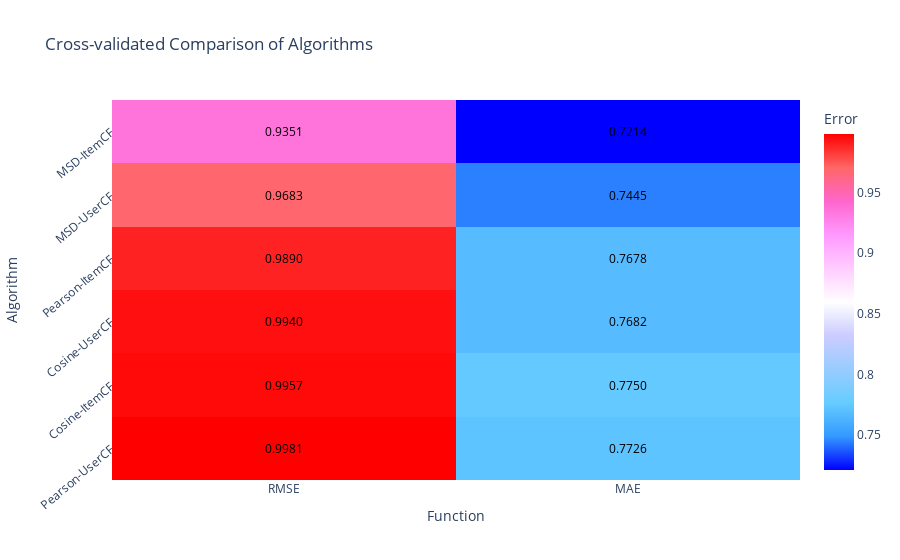

Notebook code cell kept with this figure:
### Code cell
# Create plot
fig = go.Figure(data=[trace], layout=layout)
import plotly.io as pio
pio.show(fig)

### Figure 1 — Plotly figure (JSON) as saved in the notebook; plotly's stock layout.template omitted (floating-point values rounded to 4 significant figures)
{"data": [{"colorbar": {"title": {"text": "Error"}}, "colorscale": [[0.0, "rgb(0,0,255)"], [0.1, "rgb(51,153,255)"], [0.2, "rgb(102,204,255)"], [0.3, "rgb(153,204,255)"], [0.4, "rgb(204,204,255)"], [0.5, "rgb(255,255,255)"], [0.6, "rgb(255,204,255)"], [0.7, "rgb(255,153,255)"], [0.8, "rgb(255,102,204)"], [0.9, "rgb(255,102,102)"], [1.0, "rgb(255,0,0)"]], "hoverinfo": "text", "text": [["Error: 0.9981Algorithm: Pearson-UserCFFunction: RMSE Fit Time: 0.702s Test Time: 2.002s", "Error: 0.7726Algorithm: Pearson-UserCFFunction: MAE Fit Time: 0.702s Test Time: 2.002s"], ["Error: 0.9957Algorithm: Cosine-ItemCFFunction: RMSE Fit Time: 20.521s Test Time: 9.793s", "Error: 0.7750Algorithm: Cosine-ItemCFFunction: MAE Fit Time: 20.521s Test Time: 9.793s"], ["Error: 0.9940Algorithm: Cosine-UserCFFunction: RMSE Fit Time: 0.512s Test Time: 2.026s", "Error: 0.7682Algorithm: Cosine-UserCFFunction: MAE Fit Time: 0.512s Test Time: 2.026s"], ["Error: 0.9890Algorithm: Pearson-ItemCFFunction: RMSE Fit Time: 27.688s Test Time: 10.170s", "Error: 0.7678Algorithm: Pearson-ItemCFFunction: MAE Fit Time: 27.688s Test Time: 10.170s"], ["Error: 0.9683Algorithm: MSD-UserCFFunction: RMSE Fit Time: 0.257s Test Time: 2.158s", "Error: 0.7445Algorithm: MSD-UserCFFunction: MAE Fit Time: 0.257s Test Time: 2.158s"], ["Error: 0.9351Algorithm: MSD-ItemCFFunction: RMSE Fit Time: 7.140s Test Time: 10.297s", "Error: 0.7214Algorithm: MSD-ItemCFFunction: MAE Fit Time: 7.140s Test Time: 10.297s"]], "type": "heatmap", "x": ["RMSE", "MAE"], "y": ["Pearson-UserCF", "Cosine-ItemCF", "Cosine-UserCF", "Pearson-ItemCF", "MSD-UserCF", "MSD-ItemCF"], "z": [[0.9981, 0.7726], [0.9957, 0.775], [0.994, 0.7682], [0.989, 0.7678], [0.9683, 0.7445], [0.9351, 0.7214]]}], "layout": {"annotations": [{"ax": 0, "ay": 0, "font": {"color": "#000000"}, "text": "0.9981", "x": "RMSE", "y": "Pearson-UserCF"}, {"ax": 0, "ay": 0, "font": {"color": "#000000"}, "text": "0.7726", "x": "MAE", "y": "Pearson-UserCF"}, {"ax": 0, "ay": 0, "font": {"color": "#000000"}, "text": "0.9957", "x": "RMSE", "y": "Cosine-ItemCF"}, {"ax": 0, "ay": 0, "font": {"color": "#000000"}, "text": "0.7750", "x": "MAE", "y": "Cosine-ItemCF"}, {"ax": 0, "ay": 0, "font": {"color": "#000000"}, "text": "0.9940", "x": "RMSE", "y": "Cosine-UserCF"}, {"ax": 0, "ay": 0, "font": {"color": "#000000"}, "text": "0.7682", "x": "MAE", "y": "Cosine-UserCF"}, {"ax": 0, "ay": 0, "font": {"color": "#000000"}, "text": "0.9890", "x": "RMSE", "y": "Pearson-ItemCF"}, {"ax": 0, "ay": 0, "font": {"color": "#000000"}, "text": "0.7678", "x": "MAE", "y": "Pearson-ItemCF"}, {"ax": 0, "ay": 0, "font": {"color": "#000000"}, "text": "0.9683", "x": "RMSE", "y": "MSD-UserCF"}, {"ax": 0, "ay": 0, "font": {"color": "#000000"}, "text": "0.7445", "x": "MAE", "y": "MSD-UserCF"}, {"ax": 0, "ay": 0, "font": {"color": "#000000"}, "text": "0.9351", "x": "RMSE", "y": "MSD-ItemCF"}, {"ax": 0, "ay": 0, "font": {"color": "#000000"}, "text": "0.7214", "x": "MAE", "y": "MSD-ItemCF"}], "title": {"text": "Cross-validated Comparison of Algorithms"}, "xaxis": {"title": {"text": "Function"}}, "yaxis": {"tickangle": -40, "title": {"text": "Algorithm"}}}}
